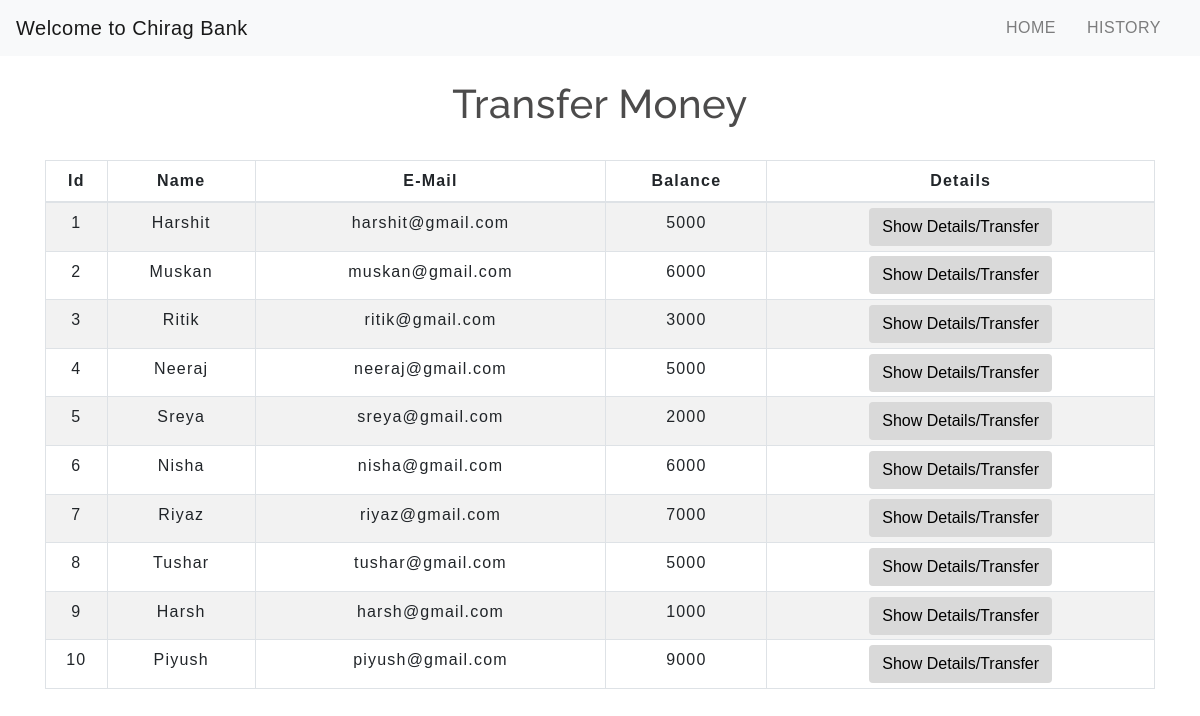
The app's page /transfermoney.php with its own data.
### tables this page shows
CREATE TABLE `users` (
  `id` int(5) NOT NULL,
  `name` text NOT NULL,
  `email` varchar(30) NOT NULL,
  `balance` int(8) NOT NULL
);

### transfermoney.php (the view, shortened to what this page needs)
<!DOCTYPE html>
<html lang="en">
<head>
    <link rel="stylesheet" href="https://maxcdn.bootstrapcdn.com/bootstrap/4.0.0/css/bootstrap.min.css">
    <link rel="stylesheet" type="text/css" href="css/table.css">
    <link rel="stylesheet" type="text/css" href="css/navbar.css">
</head>
<body>
<?php
    include 'config.php';
    $sql = "SELECT * FROM users";
    $result = mysqli_query($conn,$sql);
?>
<?php
  include 'navbar.php';
?>
<div class="container">
        <h2 class="text-center pt-4">Transfer Money</h2>
        <br>
            <div class="row">
                <div class="col">
                    <div class="table-responsive-sm">
                    <table class="table table-hover table-sm table-striped table-condensed table-bordered">
                        <thead>
                            <tr>
                            <th scope="col" class="text-center py-2">Id</th>
                            <th scope="col" class="text-center py-2">Name</th>
                            <th scope="col" class="text-center py-2">E-Mail</th>
                            <th scope="col" class="text-center py-2">Balance</th>
                            <th scope="col" class="text-center py-2">Details</th>
                            </tr>
                        </thead>
                        <tbody>
                <?php
                    while($rows=mysqli_fetch_assoc($result)){
                ?>
                    <tr>
                        <td class="py-2"><?php echo $rows['id'] ?></td>
                        <td class="py-2"><?php echo $rows['name']?></td>
                        <td class="py-2"><?php echo $rows['email']?></td>
                        <td class="py-2"><?php echo $rows['balance']?></td>
                        <td><a href="selecteduserdetail.php?id= <?php echo $rows['id'] ;?>"> <button type="button" class="btn">Show Details/Transfer</button></a></td>
                    </tr>
                <?php
                    }
                ?>
                        </tbody>
                    </table>
                    </div>
                </div>
            </div>
         </div>
</body>
</html>

### navbar.php (shortened to what this page needs)
<nav class="navbar navbar-expand-md navbar-light bg-light">
<a class="navbar-brand" href="index.php">Welcome to Chirag Bank</a>
<div class="collapse navbar-collapse" id="collapsibleNavbar">
      <ul class="navbar-nav ml-auto">
        <li class="nav-item">
          <a class="nav-link" href="index.php">HOME</a>
        </li>
        <li class="nav-item">
          <a class="nav-link" href="transactionhistory.php">HISTORY</a>
        </li>
    </div>
 </nav>

### css/table.css (style rules this page uses)
* { padding: 0; margin: 0; box-sizing: border-box; font-family: sans-serif; }
h2 { font-size: 40px; }
table { letter-spacing: 1.2px; }
td { text-align: center; }
button { border:none; background: #d9d9d9; transition: 1s; }

### css/navbar.css (style rules this page uses)
.nav-link { margin-right: 15px; color:#2F363F; letter-spacing: 0.5px; transition: 0.5s; }
.navbar-brand { color: #4C4B4B; letter-spacing: 0.5px; }
h2 { color: #4C4B4B; letter-spacing: 0.5px; font-family: raleway; }

### transfermoney.php (style rules this page uses)
button { transition: 1.5s; }

### records on screen
users: id "1", name "Harshit", email "harshit@gmail.com", balance "5000"
users: id "2", name "Muskan", email "muskan@gmail.com", balance "6000"
users: id "3", name "Ritik", email "ritik@gmail.com", balance "3000"
users: id "4", name "Neeraj", email "neeraj@gmail.com", balance "5000"
users: id "5", name "Sreya", email "sreya@gmail.com", balance "2000"
users: id "6", name "Nisha", email "nisha@gmail.com", balance "6000"
users: id "7", name "Riyaz", email "riyaz@gmail.com", balance "7000"
users: id "8", name "Tushar", email "tushar@gmail.com", balance "5000"
users: id "9", name "Harsh", email "harsh@gmail.com", balance "1000"
users: id "10", name "Piyush", email "piyush@gmail.com", balance "9000"
